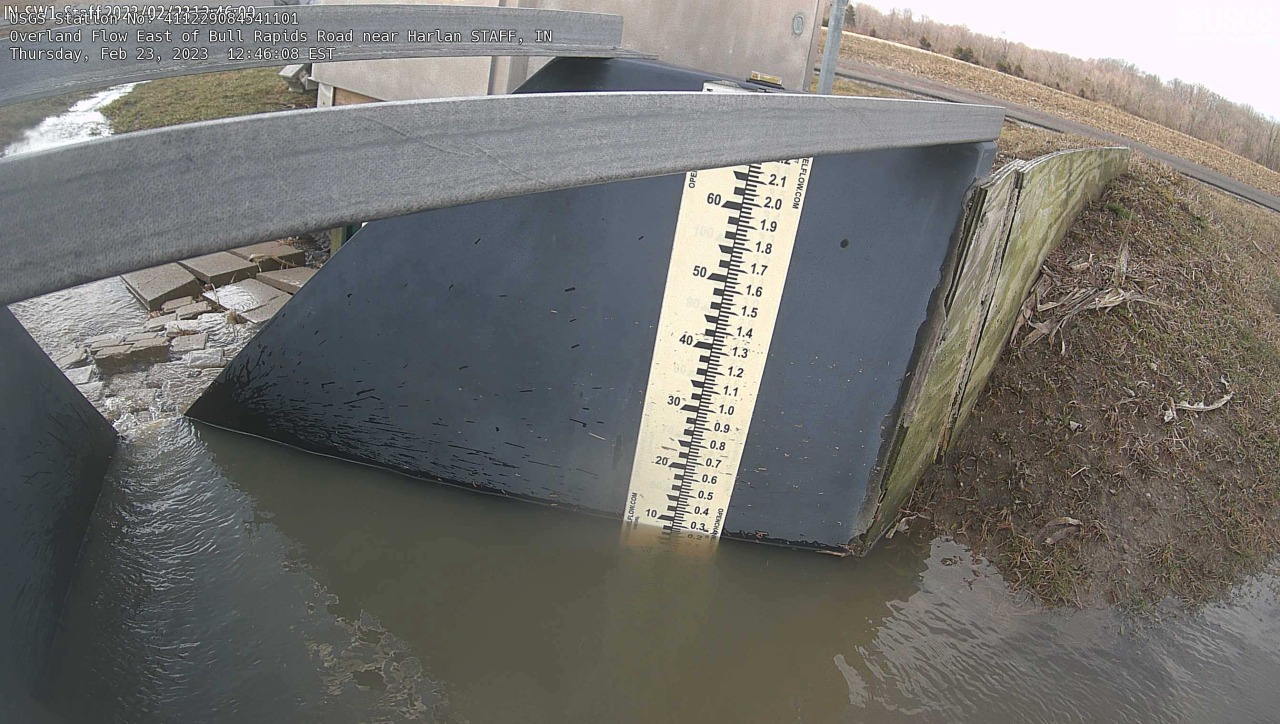
#> input picture models/in_overland/ref_00_2023-02.jpg, 1280 x 724 px
$ python -i infer.py   (imports and definitions only)   (older library calls are emulated)
#> lines starting #> are read from the running program, lines starting #| are printed output that depends on the picture
#> further down, picture is the input picture: shape (724, 1280, 3); mean B, G, R 110.3, 113.6, 114.6
"""Inference with a trained plate-reader bundle (models/<site>/reader.joblib).

    model = PlateModel.load("models/in_overland/reader.joblib")
    out = model.read(bgr_image)                 # single frame
    stream = PlateStream(model); out = stream.update(bgr_image, t_hours)   # sequence

`status` is one of: ok, rejected_quality (blur / dirt / glare by the Laplacian-variance gate),
unregistered (the frame could not be matched to a reference view and no earlier pose exists).
A single frame never borrows a pose; PlateStream reuses the last good pose (causal).
"""

from __future__ import annotations

from dataclasses import dataclass
from pathlib import Path

import cv2
import joblib
import numpy as np

from floodcam.real.events import TRIGGER_CM
from floodcam.real.plate import ROOT, PlateRectifier, Registration, SiteSpec
from floodcam.real.reader import PlateReader, row_features, strip_stats

WIDTH = 1280  # frames are processed at this width, as in data/usgs/frames


# [6 lines left out: function prep, not called in this run]


def frame_quality(bgr: np.ndarray) -> tuple[float, float, bool]:
    g = cv2.cvtColor(cv2.resize(bgr, (640, round(bgr.shape[0] * 640 / bgr.shape[1]))), cv2.COLOR_BGR2GRAY)
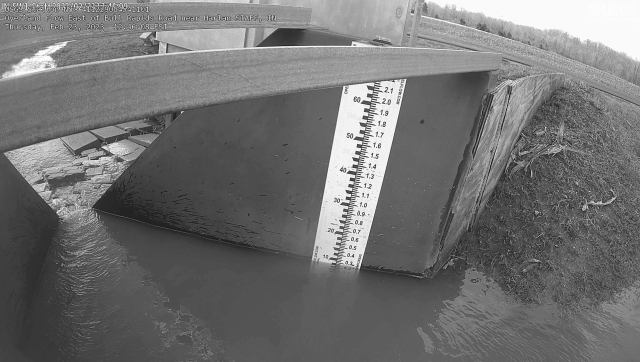
#> g: shape (362, 640); min 24, max 253, mean 113.6
    lap = float(cv2.Laplacian(g, cv2.CV_64F).var())
#> lap = 2398.2
    sat = float(cv2.cvtColor(bgr, cv2.COLOR_BGR2HSV)[..., 1].mean())
#> sat = 34.92
    return lap, float(g.mean()), sat < 6.0


@dataclass
class Reading:
    depth_cm: float
    status: str
    margin: float
    lapvar: float
    is_ir: bool
    registered: bool
    inliers: int
    flood: bool            # depth_cm >= 3 cm (only meaningful when status == "ok")
    strip: np.ndarray | None = None
    H: np.ndarray | None = None


class PlateModel:
    # [10 lines left out: functions __init__, load, not called in this run]

    @property
    def info(self) -> dict:
        return {k: v for k, v in self.b.items() if k not in ("reader", "spec")}

    # [16 lines left out: function read, not called in this run]


class PlateStream:
    """Sequence reader: causal pose fallback and a causal median of accepted readings."""

    # [14 lines left out: functions __init__, update, not called in this run]

>>> import cv2
>>> picture = cv2.imread('../../../models/in_overland/ref_00_2023-02.jpg')
>>> result = frame_quality(picture)
#> result = (2398.2, 113.6, False)

$ run again, on models/in_overland/ref_01_2023-03.jpg
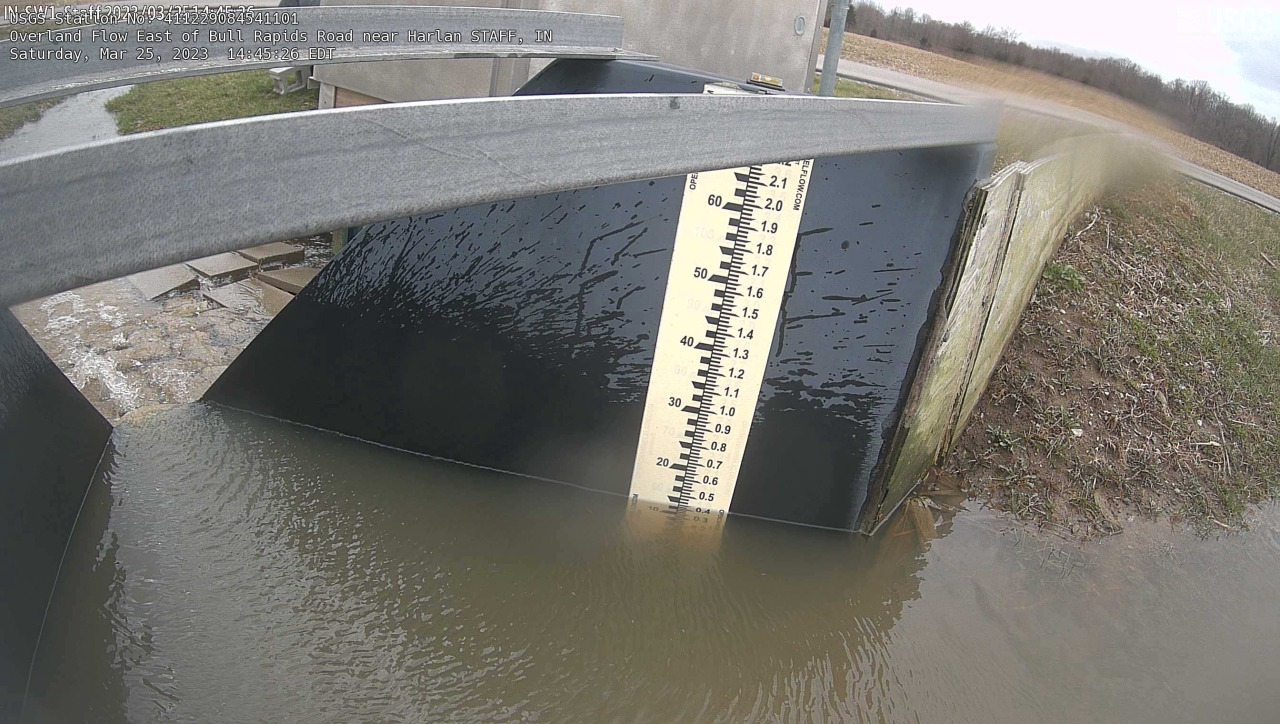
#> input picture models/in_overland/ref_01_2023-03.jpg, 1280 x 724 px
#> picture is the input picture: shape (724, 1280, 3); mean B, G, R 114, 119.9, 121.5
#> in frame_quality, `g = cv2.cvtColor(cv2.resize(bgr, (640, round(bgr.shape[0] * 640 / bgr...`:
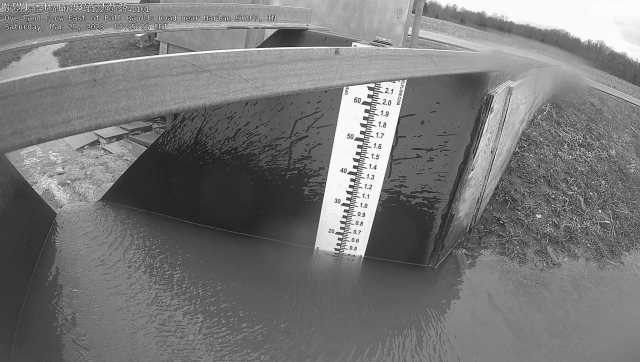
#> g: shape (362, 640); min 22, max 255, mean 119.8
#> lap = 2378.5
#> sat = 31.41
#> result = (2378.5, 119.8, False)

$ run again, on models/in_overland/ref_02_2024-01.jpg
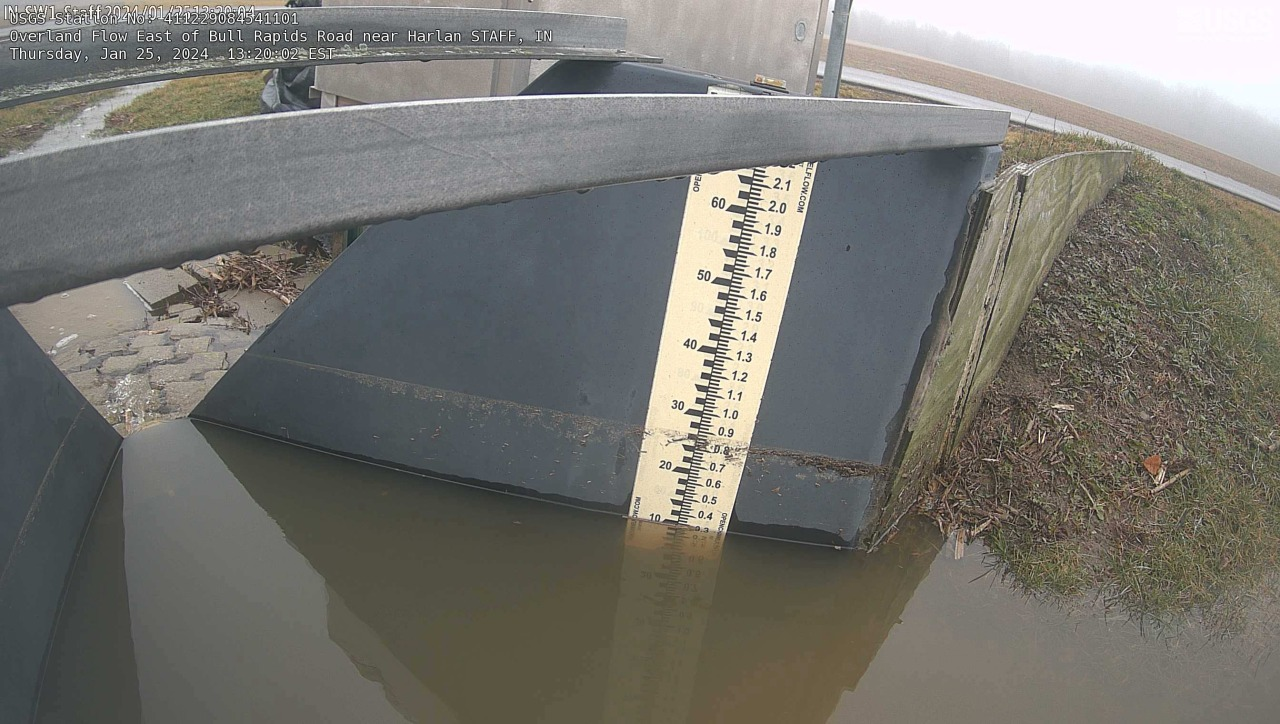
#> input picture models/in_overland/ref_02_2024-01.jpg, 1280 x 724 px
#> picture is the input picture: shape (724, 1280, 3); mean B, G, R 111.4, 116.9, 118.1
#> in frame_quality, `g = cv2.cvtColor(cv2.resize(bgr, (640, round(bgr.shape[0] * 640 / bgr...`:
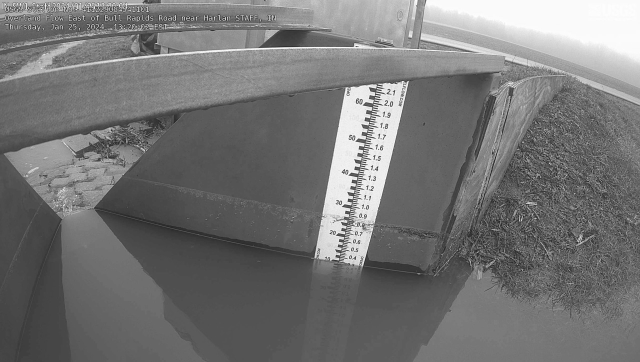
#> g: shape (362, 640); min 33, max 254, mean 116.8
#> lap = 2007.2
#> sat = 33.56
#> result = (2007.2, 116.8, False)

$ run again, on models/in_overland/ref_03_2024-03.jpg
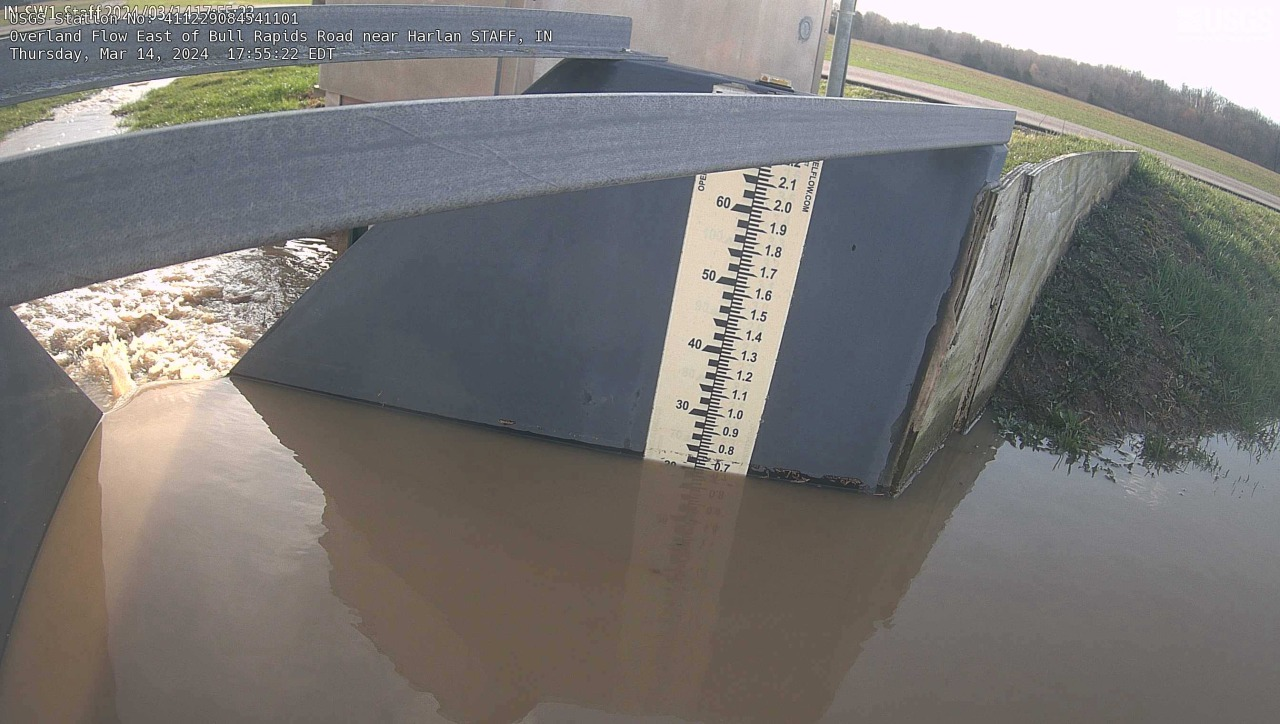
#> input picture models/in_overland/ref_03_2024-03.jpg, 1280 x 724 px
#> picture is the input picture: shape (724, 1280, 3); mean B, G, R 116.5, 118.2, 120.4
#> in frame_quality, `g = cv2.cvtColor(cv2.resize(bgr, (640, round(bgr.shape[0] * 640 / bgr...`:
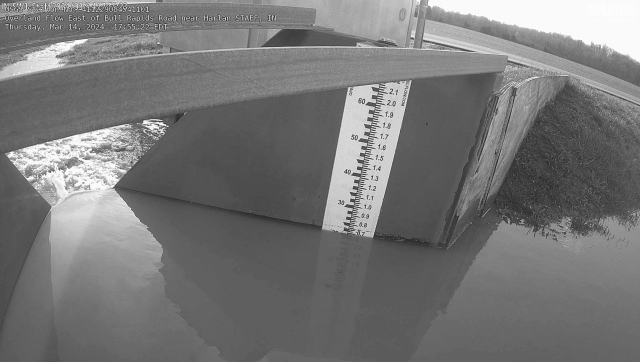
#> g: shape (362, 640); min 38, max 254, mean 118.8
#> lap = 1448.2
#> sat = 35.98
#> result = (1448.2, 118.8, False)
